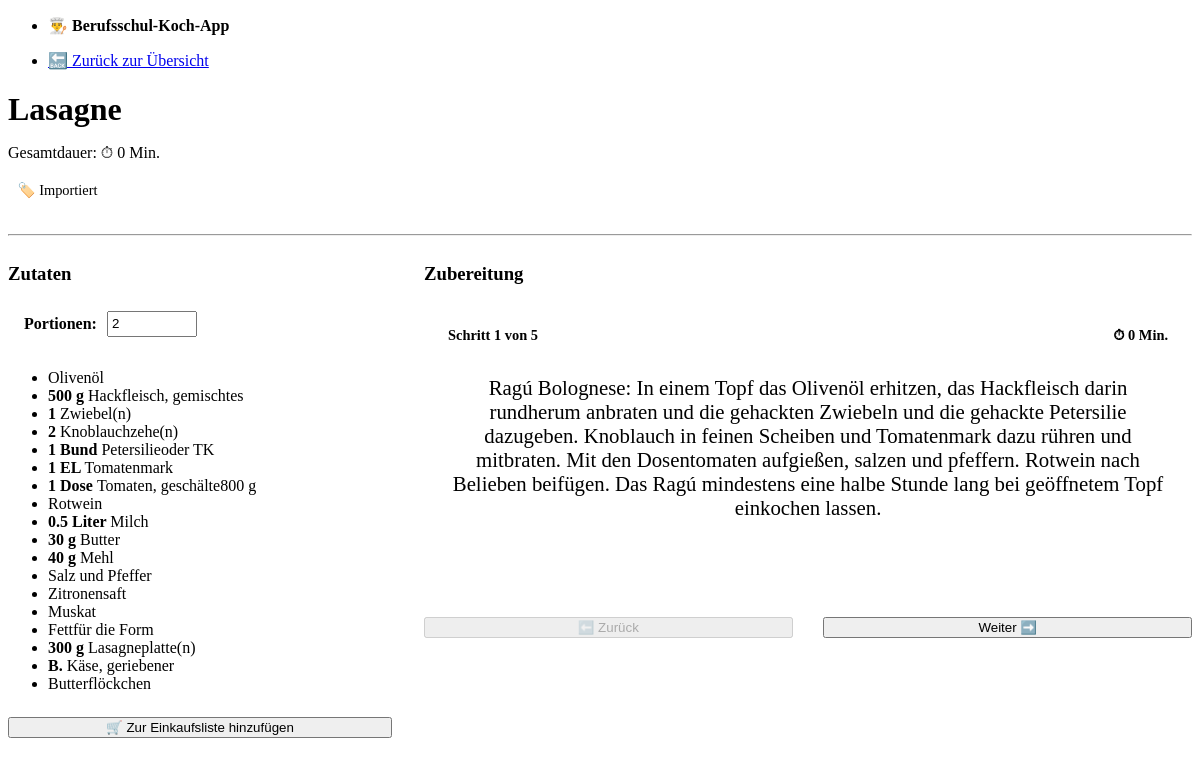
Screenshot of /rezept/3 with the database file from the repository.
### tables this page shows
CREATE TABLE rezepte (
            id INTEGER PRIMARY KEY AUTOINCREMENT,
            titel TEXT NOT NULL,
            dauer INTEGER,
            kategorie TEXT,
            zutaten TEXT,
            anleitung TEXT
        , portionen INTEGER DEFAULT 1);

### app.py (the view)
@app.route('/rezept/<int:id>')
def rezept_detail(id):
    conn = get_db_connection()
    rezept = conn.execute('SELECT * FROM rezepte WHERE id = ?', (id,)).fetchone()
    conn.close()
    if rezept is None:
        return redirect(url_for('rezepte'))
    return render_template('rezept_detail.html', rezept=rezept)

### app.py (called while the page is built)
def get_db_connection():
    conn = sqlite3.connect(DB_PATH)
    conn.row_factory = sqlite3.Row
    return conn

### templates/rezept_detail.html (shortened to what this page needs)
<!DOCTYPE html>
<html lang="de">
<head>
    <link rel="stylesheet" href="https://cdn.jsdelivr.net/npm/@picocss/pico@2/css/pico.min.css">
</head>
<body>
    <main class="container">
        <nav>
            <ul>
                <li><strong>👨‍🍳 Berufsschul-Koch-App</strong></li>
            </ul>
            <ul>
                <li><a href="/rezepte" class="outline">🔙 Zurück zur Übersicht</a></li>
            </ul>
        </nav>
        <h1 style="margin-bottom: 0;">{{ rezept['titel'] }}</h1>
        <p style="color: var(--pico-muted-color);">Gesamtdauer: ⏱ {{ rezept['dauer'] }} Min.</p>
        <div style="margin-bottom: 2rem;">
            {% if rezept['kategorie'] %}
                {% for kat in rezept['kategorie'].split(',') %}
                    {% if kat.strip() %}
                        <span style="display: inline-block; background: var(--pico-form-element-background-color); border: 1px solid var(--pico-muted-border-color); padding: 0.2rem 0.6rem; border-radius: 15px; font-size: 0.9rem; margin-right: 0.3rem;">
                            🏷️ {{ kat.strip().capitalize() }}
                        </span>
                    {% endif %}
                {% endfor %}
            {% endif %}
        </div>
        <hr>
        <div class="rezept-layout">
            <div>
                <h3>Zutaten</h3>
                <div style="display: flex; align-items: center; gap: 10px; margin-bottom: 1.5rem; background: var(--pico-form-element-background-color); padding: 0.5rem 1rem; border-radius: 10px; border: 1px solid var(--pico-muted-border-color);">
                    <strong style="margin: 0;">Portionen:</strong>
                    <input type="number" id="portionen-rechner" value="{{ rezept['portionen']|default(1) }}" min="1" style="width: 80px; margin: 0; padding: 0.2rem;" onchange="portionenUmrechnen()">
                </div>
                <ul>
                    {% if rezept['zutaten'] %}
                        {% for zeile in rezept['zutaten'].split('\n') %}
                            {% if zeile.strip() %}
                                {% set zutat_daten = zeile.split('|') %}
                                {% if zutat_daten|length == 3 %}
                                    <li>
                                        <strong>
                                            <span class="zutat-menge" data-grundmenge="{{ zutat_daten[0] }}">{{ zutat_daten[0] }}</span>
                                            {{ zutat_daten[1] }}
                                        </strong>
                                        {{ zutat_daten[2] }}
                                    </li>
                                {% else %}
                                    <li>{{ zeile }}</li>
                                {% endif %}
                            {% endif %}
                        {% endfor %}
                    {% else %}
                        <p>Keine Zutaten angegeben.</p>
                    {% endif %}
                </ul> <form action="/einkaufsliste_hinzufuegen/{{ rezept['id'] }}" method="POST" style="margin-top: 1.5rem;">
                    <button type="submit" class="secondary" style="width: 100%;">🛒 Zur Einkaufsliste hinzufügen</button>
                </form>
            </div>
            <div>
                <h3>Zubereitung</h3>
                <div class="schritt-karte">
                    {% if rezept['anleitung'] %}
                        {% set schritte = rezept['anleitung'].split('|||') %}
                        {% for schritt in schritte %}
                            {% if schritt.strip() %}
                                {% set schritt_daten = schritt.split(':::') %}
                                <div class="schritt-slide" style="display: {% if loop.index0 == 0 %}flex{% else %}none{% endif %};">
                                    <div style="display: flex; justify-content: space-between; align-items: flex-start; color: var(--pico-muted-color); font-size: 0.9rem; font-weight: bold; border-bottom: 1px solid var(--pico-muted-border-color); padding-bottom: 0.5rem; margin-bottom: 1rem;">
                                        <span>Schritt {{ loop.index }} von {{ schritte|length }}</span>
                                        {% if schritt_daten|length == 2 %}
                                            <span>⏱ {{ schritt_daten[0] }} Min.</span>
                                        {% endif %}
                                    </div>
                                    <div style="flex-grow: 1; display: flex; align-items: center; justify-content: center; text-align: center;">
                                        {% if schritt_daten|length == 2 %}
                                            <p style="font-size: 1.3rem; margin: 0;">{{ schritt_daten[1] }}</p>
                                        {% else %}
                                            <p style="font-size: 1.3rem; margin: 0;">{{ schritt_daten[0] }}</p>
                                        {% endif %}
                                    </div>
                                </div>
                            {% endif %}
                        {% endfor %}
                    {% else %}
                        <p>Keine Anleitung gespeichert.</p>
                    {% endif %}
                </div>
                <div style="display: flex; justify-content: space-between; margin-top: 1rem;">
                    <button id="btn-zurueck" onclick="vorherigerSchritt()" class="secondary outline" style="width: 48%;" disabled>⬅️ Zurück</button>
                    <button id="btn-weiter" onclick="naechsterSchritt()" class="primary" style="width: 48%;">Weiter ➡️</button>
                </div>
            </div>
        </div>
    </main>
</body>
</html>

### templates/rezept_detail.html (style rules this page uses)
.schritt-karte { background: var(--pico-card-background-color); border: 2px solid var(--pico-primary-background); border-radius: 15px; padding: 1.5rem; min-height: 250px; }
.rezept-layout { display: grid; gap: 2rem; }
@media (min-width: 768px) { .rezept-layout { grid-template-columns: 1fr 2fr; } }
.schritt-slide { flex-direction: column; height: 100%; min-height: 200px; }

### rows the page displays
rezepte: titel "Lasagne", dauer "0", strip "Importiert", portionen "2"

### other values shown
{{ zutat_daten[2] }} "Olivenöl" "Hackfleisch, gemischtes" "Zwiebel(n)" "Knoblauchzehe(n)" "Petersilieoder TK" "Tomatenmark" "Tomaten, geschälte800 g" "Rotwein" "Milch" "Butter" "Mehl" "Salz und Pfeffer" "Zitronensaft" "Muskat" "Fettfür die Form" "Lasagneplatte(n)" "Käse, geriebener" "Butterflöckchen"
{{ zutat_daten[0] }} "500" "1" "2" "1" "1" "1" "0.5" "30" "40" "300"
{{ zutat_daten[1] }} "g" "Bund" "EL" "Dose" "Liter" "g" "g" "g" "B."
{{ schritte|length }} "5"
{{ schritt_daten[0] }} "0"
